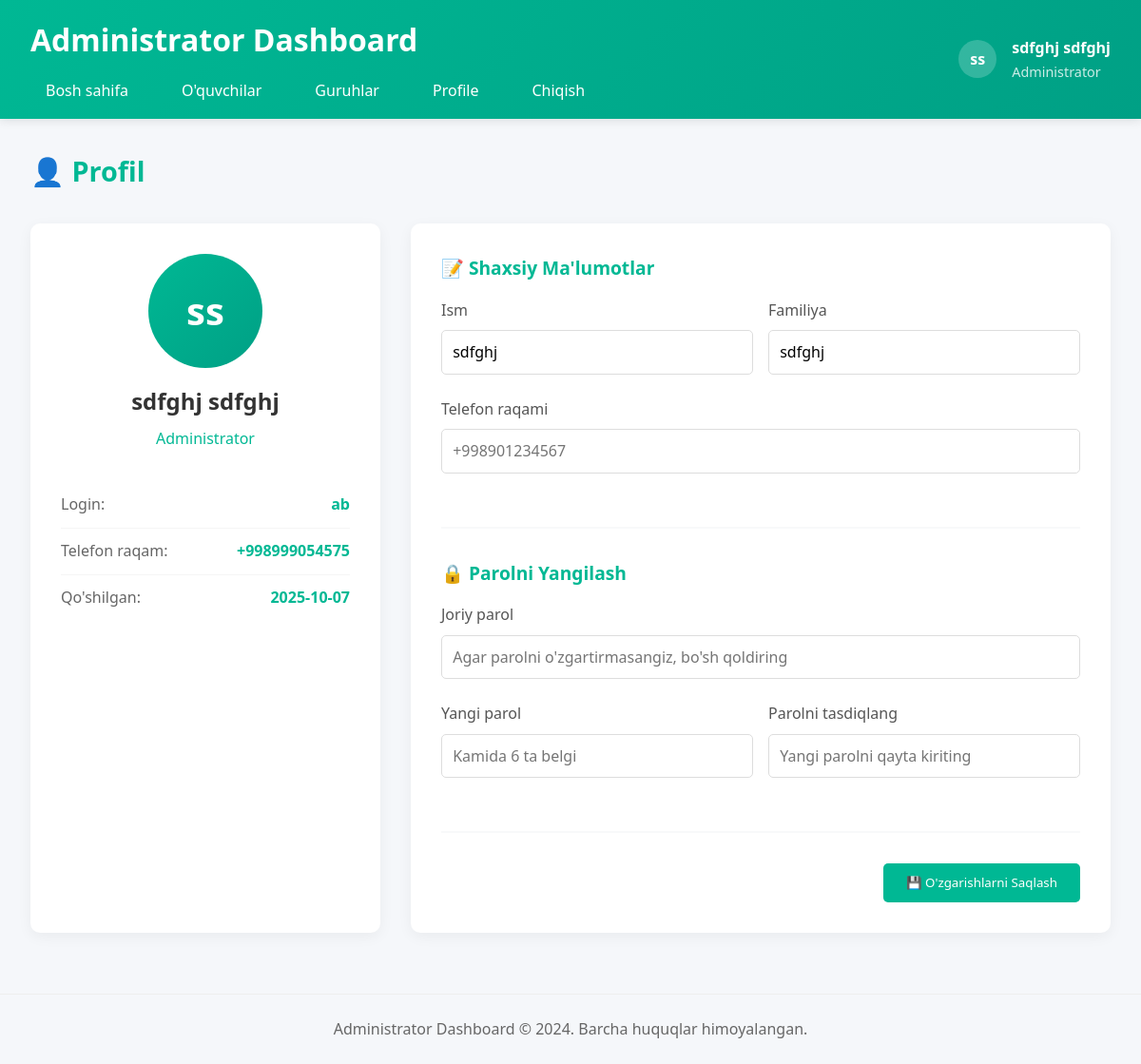
Screenshot of /administrator/admin/profil/ (signed in) with the database file from the repository.
### admistrators/models.py (models this page shows, shortened)
class Admin_users(models.Model):
    profile_img = models.FileField(upload_to='media/profile_images',default="profile.png")
    username = models.CharField(max_length=100, unique=True)
    password = models.CharField(max_length=100)
    first_name = models.CharField(max_length=100)
    last_name = models.CharField(max_length=100)
    direction = models.CharField(max_length=100)
    phone_number = models.CharField(max_length=30)
    role = models.CharField(max_length=50,default="adminstrator")
    created_at = models.DateTimeField(default=timezone.now)

### admistrators/views.py (the view, shortened to what this page needs)
# urls.py: path('admin/profil/', views.admin_profil, name='admin_profil'),
def admin_profil(request):
    username = request.session.get('username')  # login paytida saqlangan bo‘lishi kerak
    if not username:
        messages.error(request, "Avval tizimga kiring.")
        return redirect('admin_login')  # kerakli login sahifaga yo‘naltirish
    admin_user = Admin_users.objects.filter(username=username).first()
    if not admin_user:
        messages.error(request, "Bunday foydalanuvchi topilmadi.")
        return redirect('admin_login')
    request.session['first_name'] = admin_user.first_name
    request.session['last_name'] = admin_user.last_name
    context = {
        'admin_user': admin_user,
    }
    return render(request, 'administrator/admin_profile.html', context)

### templates/administrator/admin_profile.html (shortened to what this page needs)
{% extends 'administrator/base.html' %}
{% load static %}
{% block content %}
<div class="page-header">
    <h2 class="page-title">👤 Profil</h2>
</div>
<div class="profile-container">
    <div class="profile-sidebar">
        <div class="profile-avatar">
            {{ admin_user.first_name|first }}{{ admin_user.last_name|first }}
        </div>
        <div class="profile-name">
            {{ admin_user.first_name }} {{ admin_user.last_name }}
        </div>
        <div class="profile-role">Administrator</div>
        <div class="profile-stats">
            <div class="stat-item">
                <span class="stat-label">Login:</span>
                <span class="stat-value">{{ admin_user.username }}</span>
            </div>
            <div class="stat-item">
                <span class="stat-label">Telefon raqam:</span>
                <span class="stat-value">{{ admin_user.phone_number }}</span>
            </div>
            <div class="stat-item">
                <span class="stat-label">Qo'shilgan:</span>
                <span class="stat-value">{{ admin_user.created_at|date:"Y-m-d" }}</span>
            </div>
        </div>
    </div>
    <div class="profile-main">
        <form method="POST">
            <div class="form-section">
                <h3 class="section-title">📝 Shaxsiy Ma'lumotlar</h3>
                <div class="form-row">
                    <div class="form-group">
                        <label for="first_name">Ism</label>
                        <input type="text" id="first_name" name="first_name" class="form-control"
                               value="{{ admin_user.first_name }}" required>
                    </div>
                    <div class="form-group">
                        <label for="last_name">Familiya</label>
                        <input type="text" id="last_name" name="last_name" class="form-control"
                               value="{{ admin_user.last_name }}" required>
                    </div>
                </div>
                <div class="form-group">
                    <label for="phone_number">Telefon raqami</label>
                    <input type="tel" id="phone_number" name="phone_number" class="form-control"
                           value="{{ request.session.phone_number|default:'' }}" placeholder="+998901234567">
                </div>
            </div>
            <div class="form-section">
                <h3 class="section-title">🔒 Parolni Yangilash</h3>
                <div class="form-group">
                    <label for="current_password">Joriy parol</label>
                    <input type="password" id="current_password" name="current_password" class="form-control"
                           placeholder="Agar parolni o'zgartirmasangiz, bo'sh qoldiring">
                </div>
                <div class="form-row">
                    <div class="form-group">
                        <label for="new_password">Yangi parol</label>
                        <input type="password" id="new_password" name="new_password" class="form-control"
                               placeholder="Kamida 6 ta belgi">
                    </div>
                    <div class="form-group">
                        <label for="confirm_password">Parolni tasdiqlang</label>
                        <input type="password" id="confirm_password" name="confirm_password" class="form-control"
                               placeholder="Yangi parolni qayta kiriting">
                    </div>
                </div>
            </div>
            <div class="form-actions">
                <button type="submit" class="btn" onclick="return validateForm()">
                    💾 O'zgarishlarni Saqlash
                </button>
            </div>
        </form>
    </div>
</div>
{% endblock %}

### templates/administrator/base.html (shortened to what this page needs)
{% load static %}
<!DOCTYPE html>
<html lang="uz">
<head>
</head>
<body>
    <header>
        <div class="header-content">
            <div>
                <h1>Administrator Dashboard</h1>
                <nav>
                    <ul>
                        <li><a href="{% url 'admin_dashboard' %}" class="{% if request.resolver_match.url_name == 'admin_dashboard' %}active{% endif %}">Bosh sahifa</a></li>
                        <li><a href="{% url 'admin_oquvchilar' %}" class="{% if request.resolver_match.url_name == 'oquvchilar' %}active{% endif %}">O'quvchilar</a></li>
                        <li><a href="{% url 'admin_gruppalar' %}" class="{% if request.resolver_match.url_name == 'gruppalar' %}active{% endif %}">Guruhlar</a></li>
                        <li><a href="{% url 'admin_profil' %}" class="{% if request.resolver_match.url_name == 'admin_profile' %}active{% endif %}">Profile</a></li>
                        <li><a href="{% url 'logout' %}">Chiqish</a></li>
                    </ul>
                </nav>
            </div>
            <div class="user-info">
                <div class="user-avatar">
                    {{ request.session.first_name|first }}{{ request.session.last_name|first }}
                </div>
                <div>
                    <strong>{{ request.session.first_name }} {{ request.session.last_name }}</strong>
                    <div style="font-size: 0.9rem; opacity: 0.8;">Administrator</div>
                </div>
            </div>
        </div>
    </header>
    <main>
        {% block content %}{% endblock %}
    </main>
    <footer>
        <p>Administrator Dashboard &copy; 2024. Barcha huquqlar himoyalangan.</p>
    </footer>
</body>
</html>

### templates/administrator/base.html (style rules this page uses)
* { margin: 0; padding: 0; box-sizing: border-box; font-family: 'Segoe UI', Tahoma, Geneva, Verdana, sans-serif; }
body { background-color: #f5f7fa; color: #333; line-height: 1.6; display: flex; flex-direction: column; min-height: 100vh; }
header { background: linear-gradient(135deg, #00b894 0%, #00a085 100%); color: white; padding: 1rem 2rem; box-shadow: 0 2px 10px rgba(0,0,0,0.1); flex-shrink: 0; }
.header-content { display: flex; justify-content: space-between; align-items: center; }
.user-info { display: flex; align-items: center; gap: 1rem; }
.user-avatar { width: 40px; height: 40px; background: rgba(255,255,255,0.2); border-radius: 50%; display: flex; align-items: center; justify-content: center; font-weight: bold; }
nav ul { display: flex; list-style: none; gap: 1.5rem; margin-top: 1rem; }
nav a { color: white; text-decoration: none; padding: 0.5rem 1rem; border-radius: 5px; transition: background-color 0.3s; }
main { flex: 1; padding: 2rem; max-width: 1400px; margin: 0 auto; width: 100%; }
footer { text-align: center; padding: 1.5rem; color: #666; border-top: 1px solid #eee; margin-top: 2rem; flex-shrink: 0; }

### templates/administrator/admin_profile.html (style rules this page uses)
.page-header { display: flex; justify-content: space-between; align-items: center; margin-bottom: 2rem; }
.page-title { color: #00b894; font-size: 1.8rem; }
.profile-container { display: grid; grid-template-columns: 1fr 2fr; gap: 2rem; }
.profile-sidebar { background: white; border-radius: 10px; padding: 2rem; box-shadow: 0 4px 15px rgba(0,0,0,0.05); text-align: center; }
.profile-main { background: white; border-radius: 10px; padding: 2rem; box-shadow: 0 4px 15px rgba(0,0,0,0.05); }
.profile-avatar { width: 120px; height: 120px; background: linear-gradient(135deg, #00b894 0%, #00a085 100%); border-radius: 50%; display: flex; align-items: center; justify-content: center; font-size: 2.5rem; color: white; margin: 0 auto 1rem; font-weight: bold; }
.profile-name { font-size: 1.5rem; font-weight: 600; margin-bottom: 0.5rem; color: #333; }
.profile-role { color: #00b894; font-weight: 500; margin-bottom: 1rem; }
.profile-stats { margin-top: 2rem; }
.stat-item { display: flex; justify-content: space-between; padding: 0.7rem 0; border-bottom: 1px solid #f5f5f5; }
.stat-item:last-child { border-bottom: none; }
.stat-label { color: #666; }
.stat-value { font-weight: 600; color: #00b894; }
.form-group { margin-bottom: 1.5rem; }
.form-group label { display: block; margin-bottom: 0.5rem; font-weight: 500; color: #555; }
.form-control { width: 100%; padding: 0.7rem; border: 1px solid #ddd; border-radius: 5px; font-size: 1rem; transition: border-color 0.3s; }
.form-row { display: grid; grid-template-columns: 1fr 1fr; gap: 1rem; }
.form-section { margin-bottom: 2rem; padding-bottom: 2rem; border-bottom: 2px solid #f8f9fa; }
.section-title { color: #00b894; margin-bottom: 1rem; font-size: 1.2rem; font-weight: 600; }
.btn { padding: 0.7rem 1.5rem; background: #00b894; color: white; text-decoration: none; border-radius: 5px; border: none; cursor: pointer; transition: all 0.3s; display: inline-flex; align-items: center; gap: 0.5rem; }
.form-actions { display: flex; gap: 1rem; justify-content: flex-end; margin-top: 2rem; }

### rows the page displays
Admin_users: session.first_name|first "s", session.last_name|first "s", session.first_name "sdfghj", session.last_name "sdfghj", first_name|first "s", last_name|first "s", first_name "sdfghj", last_name "sdfghj", username "ab", phone_number "+998999054575", created_at "2025-10-07"
